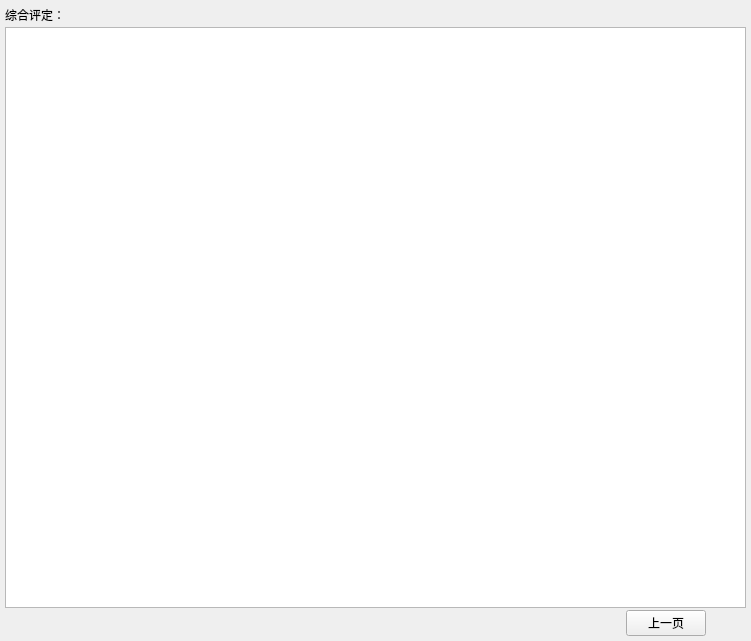
<?xml version="1.0" encoding="UTF-8"?>
<ui version="4.0">
 <class>DataGrade</class>
 <widget class="QWidget" name="DataGrade">
  <property name="geometry">
   <rect>
    <x>0</x>
    <y>0</y>
    <width>751</width>
    <height>641</height>
   </rect>
  </property>
  <property name="windowTitle">
   <string notr="true">Form</string>
  </property>
  <layout class="QVBoxLayout" name="verticalLayout">
   <property name="spacing">
    <number>2</number>
   </property>
   <property name="leftMargin">
    <number>5</number>
   </property>
   <property name="topMargin">
    <number>5</number>
   </property>
   <property name="rightMargin">
    <number>5</number>
   </property>
   <property name="bottomMargin">
    <number>5</number>
   </property>
   <item>
    <layout class="QHBoxLayout" name="horizontalLayout_2">
     <property name="spacing">
      <number>0</number>
     </property>
     <item>
      <widget class="QLabel" name="label">
       <property name="text">
        <string>综合评定：</string>
       </property>
      </widget>
     </item>
     <item>
      <spacer name="horizontalSpacer">
       <property name="orientation">
        <enum>Qt::Horizontal</enum>
       </property>
       <property name="sizeType">
        <enum>QSizePolicy::Fixed</enum>
       </property>
       <property name="sizeHint" stdset="0">
        <size>
         <width>20</width>
         <height>20</height>
        </size>
       </property>
      </spacer>
     </item>
     <item>
      <spacer name="horizontalSpacer_5">
       <property name="orientation">
        <enum>Qt::Horizontal</enum>
       </property>
       <property name="sizeHint" stdset="0">
        <size>
         <width>40</width>
         <height>20</height>
        </size>
       </property>
      </spacer>
     </item>
    </layout>
   </item>
   <item>
    <widget class="DSGUI::DSTableView" name="m_listViewElement"/>
   </item>
   <item>
    <layout class="QHBoxLayout" name="horizontalLayout">
     <property name="spacing">
      <number>0</number>
     </property>
     <item>
      <spacer name="horizontalSpacer_3">
       <property name="orientation">
        <enum>Qt::Horizontal</enum>
       </property>
       <property name="sizeHint" stdset="0">
        <size>
         <width>40</width>
         <height>20</height>
        </size>
       </property>
      </spacer>
     </item>
     <item>
      <widget class="DSGUI::DSPushButton" name="m_btnBefore">
       <property name="text">
        <string>上一页</string>
       </property>
      </widget>
     </item>
     <item>
      <spacer name="horizontalSpacer_4">
       <property name="orientation">
        <enum>Qt::Horizontal</enum>
       </property>
       <property name="sizeType">
        <enum>QSizePolicy::Fixed</enum>
       </property>
       <property name="sizeHint" stdset="0">
        <size>
         <width>20</width>
         <height>20</height>
        </size>
       </property>
      </spacer>
     </item>
     <item>
      <spacer name="horizontalSpacer_2">
       <property name="orientation">
        <enum>Qt::Horizontal</enum>
       </property>
       <property name="sizeType">
        <enum>QSizePolicy::Fixed</enum>
       </property>
       <property name="sizeHint" stdset="0">
        <size>
         <width>20</width>
         <height>20</height>
        </size>
       </property>
      </spacer>
     </item>
    </layout>
   </item>
  </layout>
 </widget>
 <customwidgets>
  <customwidget>
   <class>DSGUI::DSTableView</class>
   <extends>QTableView</extends>
   <header location="global">TableView/tableview.h</header>
  </customwidget>
  <customwidget>
   <class>DSGUI::DSPushButton</class>
   <extends>QPushButton</extends>
   <header>PushButton/PushButton.h</header>
  </customwidget>
 </customwidgets>
 <resources/>
 <connections/>
</ui>
